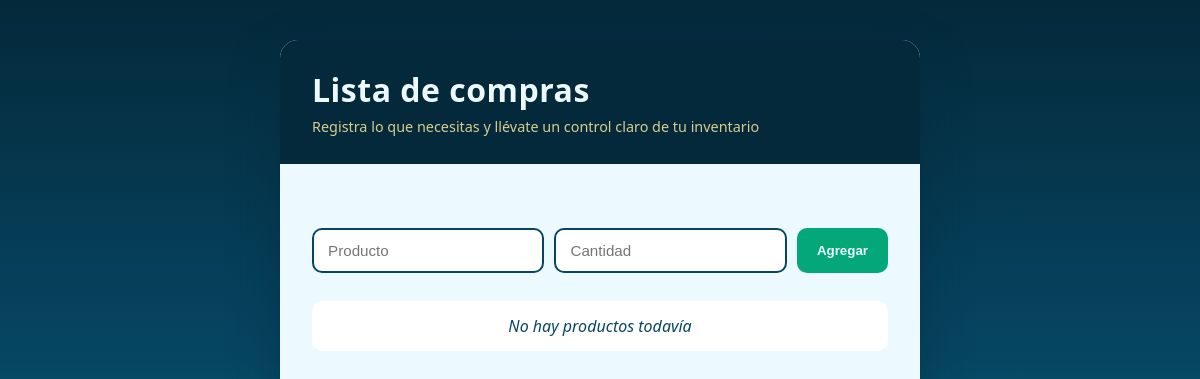
The app's page /, older data.
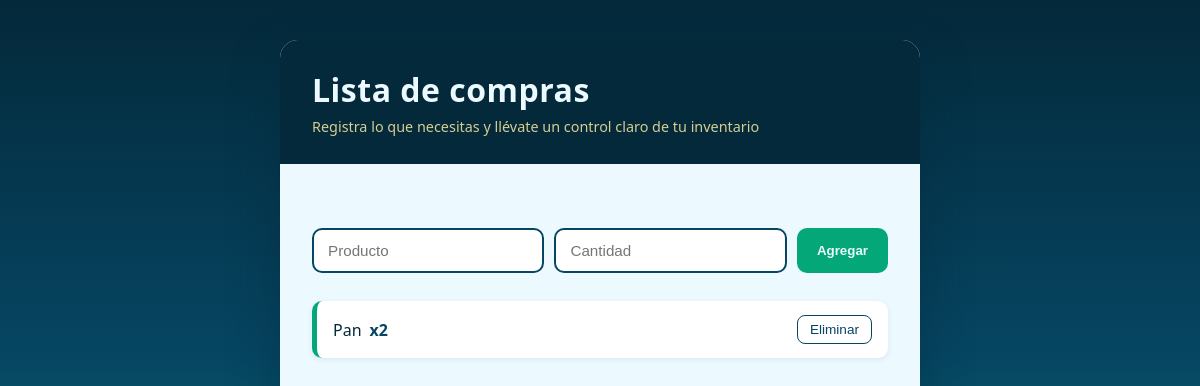
The same page, newer data.
### compras/models.py (models this page shows, shortened)
class Producto(models.Model):
    nombre = models.CharField(max_length=120)
    cantidad = models.PositiveIntegerField(default=1)
    comprado = models.BooleanField(default=False)
    creado = models.DateTimeField(auto_now_add=True)

### compras/views.py (the view)
# urls.py: path("", views.lista_productos, name="lista_productos"),
def lista_productos(request):
    if request.method == "POST":
        nombre = request.POST.get("nombre")
        cantidad = request.POST.get("cantidad")
        if nombre and cantidad:
            Producto.objects.create(nombre=nombre, cantidad=cantidad)
        return redirect("lista_productos")
    productos = Producto.objects.all().order_by("-creado")
    return render(request, "compras/lista.html", {"productos": productos})

### compras/templates/compras/lista.html (shortened to what this page needs)
<!DOCTYPE html>
<html lang="es">
<head>
</head>
<body>
    <div class="contenedor">
        <div class="cabecera">
            <h1>Lista de compras</h1>
            <p>Registra lo que necesitas y llévate un control claro de tu inventario</p>
        </div>
        <svg class="ola" viewBox="0 0 1440 60" preserveAspectRatio="none">
            <path fill="#ecf9ff" d="M0,32 C240,64 480,0 720,16 C960,32 1200,64 1440,32 L1440,60 L0,60 Z"></path>
        </svg>
        <div class="cuerpo">
            <form class="agregar" method="post">
                <input type="text" name="nombre" placeholder="Producto" required>
                <input type="number" name="cantidad" placeholder="Cantidad" min="1" required>
                <button type="submit">Agregar</button>
            </form>
            <ul class="productos">
                {% for producto in productos %}
                    <li>
                        <span>{{ producto.nombre }}<span class="cantidad">x{{ producto.cantidad }}</span></span>
                        <form class="borrar-form" method="post" action="{% url 'borrar_producto' producto.id %}">
                            <button type="submit">Eliminar</button>
                        </form>
                    </li>
                {% empty %}
                    <li class="vacio" style="border:none; box-shadow:none; justify-content:center;">
                        No hay productos todavía
                    </li>
                {% endfor %}
            </ul>
        </div>
    </div>
</body>
</html>

Row changes from the older to the newer data that the page shows:
added Producto: nombre "Pan", cantidad "2"
Text that changed along with them:
text no longer shown: "No hay productos todavía"
